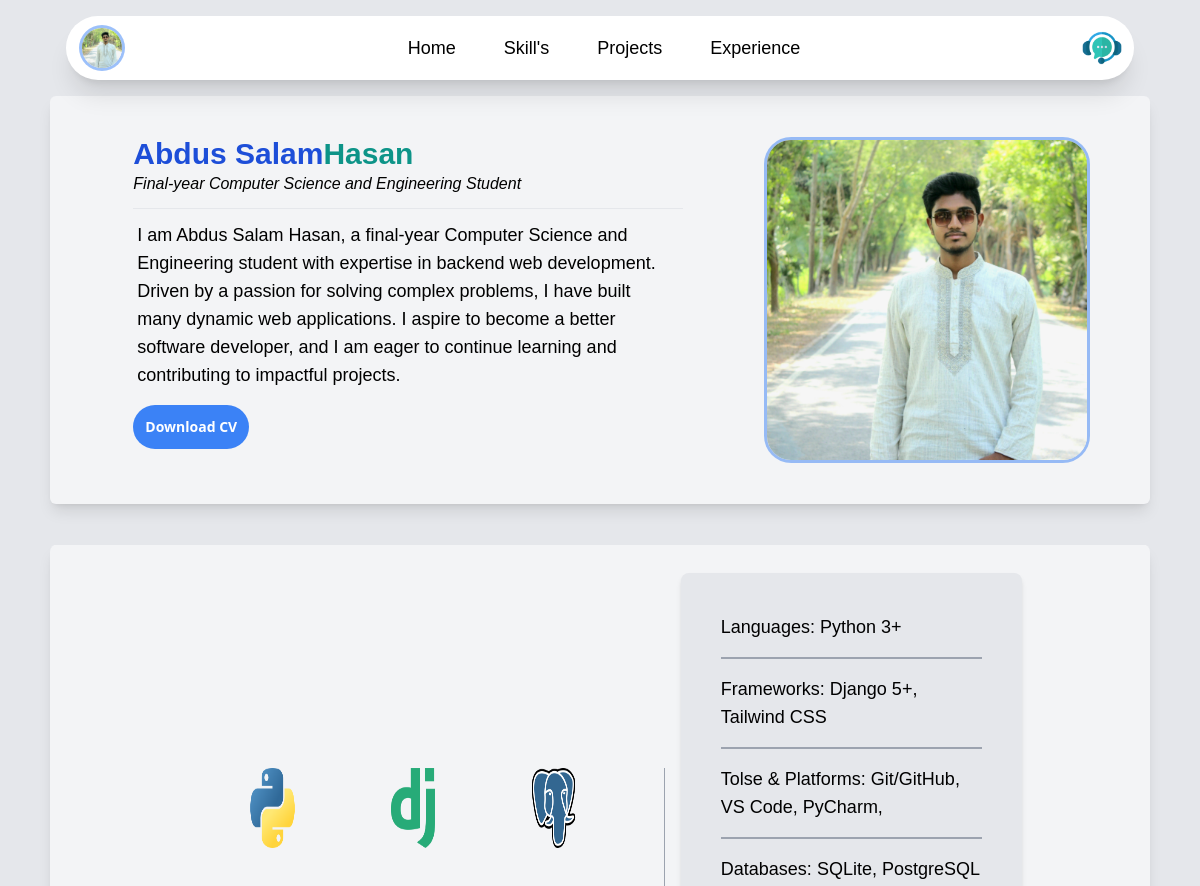
The app's page / (upper part), older data.
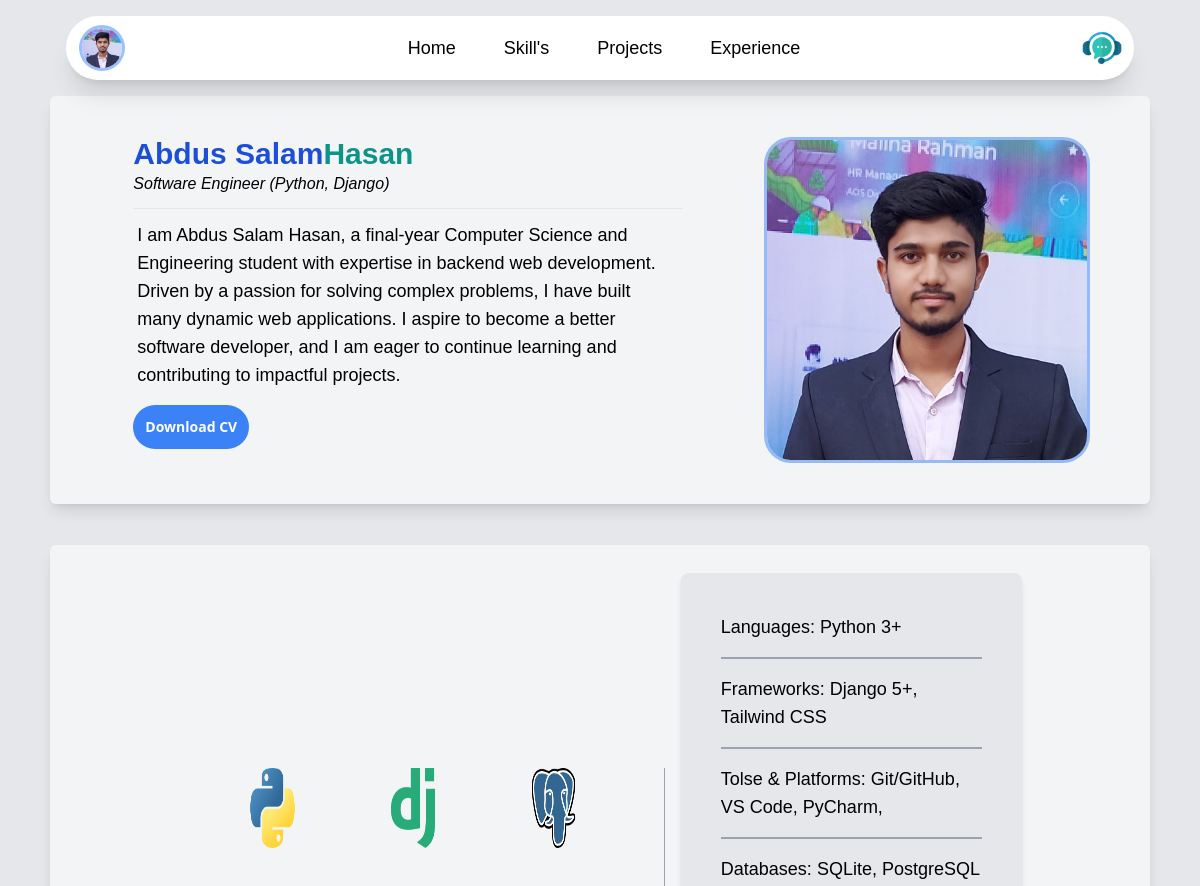
The same page, newer data.
### main/models.py (models this page shows)
class About(models.Model):
    first_name = models.CharField(max_length=200)
    last_name = models.CharField(max_length=200)
    email = models.EmailField(max_length=200, blank=True, null= True)
    phone = models.CharField(max_length=100, blank=True, null=True)
    education = models.CharField(max_length=400)
    description = models.TextField()
    CV = models.FileField(upload_to='cv')
    image = models.ImageField(upload_to='profile')
    status = models.BooleanField(default=True)

### main/views.py (the view)
# urls.py: path('', views.HomeView, name='home'),
def HomeView(request):
    if request.method == 'POST':
        form = ContactModelForm(request.POST)
        if form.is_valid():
            subject = 'New message from Portfolio'
            message_body = form.cleaned_data['message']
            from_email = form.cleaned_data['email']
            sender_name = form.cleaned_data['name']
            recipient_list = ['hasantechninja@gmail.com']
            message = f"Sender Name: {sender_name}\nSender Email: {from_email}\n\nMessage:\n{message_body}"
            send_mail(subject, message, from_email, recipient_list, fail_silently=False)
            messages.success(request, 'Successfully sent your message!')
            return redirect('home')
    else:
        form = ContactModelForm()
    about = About.objects.all()
    skill = Skill.objects.last()
    project = Projects.objects.all()
    SkillImages = SkillImage.objects.all()
    data = Footer.objects.all()
    today = date.today()
    year = today.year
    experiences = Experience.objects.all()
    experience_details = []
    for experience in experiences:
        days = experience.calculate_experience()
        years, remaining_days = experience.calculate_experience_years()
        experience_details.append({
            'experience': experience,
            'days': days,
            'years': years,
            'remaining_days': remaining_days,
        })
    context = {
        'about':about,
        'form':form,
        'data':data,
        'skill':skill,
        'project': project,
        'skimg': SkillImages,
        'experience':experience,
        'year':year,
        'experience_details':experience_details
    }
    return render(request, 'home.html', context)

### main/models.py (called while the page is built)
    def calculate_experience(self):
        end_date = self.end_date if self.end_date else date.today()
        duration = end_date - self.start_date
        return duration.days

    def calculate_experience_years(self):
        days = self.calculate_experience()
        years = days // 365
        remaining_days = days % 365
        return years, remaining_days

### main/templates/home.html (shortened to what this page needs)
{% extends "base.html" %}
{% load static %}
{% block content %}
{% for about in about %}
{% if about.status %}
    <div class="mb-10 lg:w-11/12 xl:w-11/12 mx-auto mt-5">
        <div id='home' class='my-2 md:flex lg:flex sm:justify-center lg:justify-evenly lg:items-center mt-24 sm:mt-24 md:mx-6 lg:mx-auto md:mt-24 shadow-sm sm:shadow-md md:shadow-lg lg:shadow-lg rounded-md bg-gray-100 py-8'>
            <div class='md:w-1/2 lg:w-1/2 mx-3 lg:mx-5'>
                <div class='text-2xl font-bold flex justify-start items-center space-x-0 sm:justify-normal lg:justify-normal'>
                    <h2 class='text-blue-700 lg:text-3xl'>{{about.first_name}}</h2>
                    <h2 class='text-teal-600 lg:text-3xl'>{{about.last_name}}</h2>
                </div>
                <div class='justify-start sm:justify-normal lg:justify-normal flex font'><i>{{about.education}}</i></div>
                <hr class='my-3 sm:my-3 lg:my-3'>
                <div class='mx-1 text-sm sm:text-base md:text-lg lg:text-lg '>
                    {{about.description}}
                </div>
                <div class='flex justify-center md:justify-start lg:justify-start'>
                    <button class='mt-2 bg-blue-500 hover:bg-blue-600 text-white rounded-full p-2 sm:p-3 font-sans font-bold text-xs sm:text-sm my-2 sm:my-4'>
                        <a href="{{about.CV.url}}" target="_blank" class='block'>Download CV</a>
                    </button>
                </div>
            </div>
            <div class='flex justify-center my-3'><img class='rounded-full size-52 md:size-60 lg:size-80 sm:rounded-3xl lg:rounded-3xl ring sm:ring md:aria-hidden:ring' src="{{about.image.url}}" alt=""></div>
        </div>
    </div>
{% endif %}
{% endfor %}
<div class='mx-0 md:mx-6 shadow-lg mt-6 rounded-lg bg-gray-100 mb-8 lg:w-11/12 xl:w-11/12 lg:mx-auto xl:mx-auto'>
    <hr>
    <div class='mx-2 flex flex-col md:flex md:flex-row lg:flex lg:flex-row md:justify-around md:items-center lg:justify-around lg:items-center lg:mx-32 py-5 '>
        <div class='md:w-1/2 lg:w-1/2 sm:text-center lg:text-center md:text-center xl:justify-center md:mx-6 lg:mx-6 xl:mx-6'>
            {% for img in skimg %}
                {% if img.status %}
                    {% if forloop.first or forloop.counter0|divisibleby:3 %}
                    <ul class='flex justify-center'>
                        {% endif %}
                            <li class='size-12 m-5 sm:size-16 md:size-20 lg:size-20 sm:mx-8 md:mx-8 lg:mx-12 flex w-1/3'>
                                <img class='flex justify-center' src="{{ img.image.url }}" alt="">
                            </li>
                        {% if forloop.counter|divisibleby:3 or forloop.last %}
                    </ul>
                    {% endif %}
                {% endif %}
            {% endfor %}
        </div>
            <div class='md:w-1/2 lg:w-1/2 py-2 flex justify-center items-center'>
                <ul class='bg-gray-200 p-4 rounded-lg shadow-md text-sm sm:text-base md:text-lg lg:text-lg md:p-6 lg:p-10 space-y-4'>
                {% if skill.programming_languages %}
                    <li>Languages: {{ skill.programming_languages }}</li>
                    <hr class="border-t-2 border-gray-400">
                {% endif %}
                {% if skill.frameworks %}
                    <li>Frameworks: {{ skill.frameworks }}</li>
                    <hr class="border-t-2 border-gray-400">
                {% endif %}
                {% if skill.tolse_and_platforms %}
                    <li>Tolse & Platforms: {{ skill.tolse_and_platforms }}</li>
                    <hr class="border-t-2 border-gray-400">
                {% endif %}
                {% if skill.databases %}
                    <li>Databases: {{ skill.databases }}</li>
                {% endif %}
            </ul>
        </div>
    </div>
</div>
{% endblock content %}

### main/templates/base.html (shortened to what this page needs)
<!DOCTYPE html>
{% load static %} {% load static tailwind_tags %}
<html lang="en">
  <head>
    <link rel="stylesheet" href="{% static "css/style.css" %}">
    {% tailwind_css %}
  </head>
  <body class="bg-gray-200 " id='about'>
<div class='lg:w-11/12 lg:mx-auto fixed top-0 left-0 right-0 z-50'>
  <nav class="bg-white md:rounded-full lg:rounded-full justify-center items-center py-3 shadow-xl md:mx-4 lg:mx-4 mt-4">
    <div class="flex justify-between items-center mx-3 text-lg">
      {% for about in about %}
      {% if about.status %}
      <ul class="flex-shrink-0">
        <li><a href="#home"><img class='w-10 h-10 rounded-full ring md:mx-1' src="{{ about.image.url }}" alt="Logo"></a></li>
      </ul>
      {% endif %}
      {% endfor %}
      <ul class="flex space-x-2 sm:space-x-8 lg:space-x-12 text-sm sm:text-lg md:text-lg lg:text-lg">
        <li><a class='hover:text-red-500' href="#home">Home</a></li>
        <li><a class='hover:text-red-500' href="#skill">Skill's</a></li>
        <li><a class='hover:text-red-500' href="#project">Projects</a></li>
        {% if experience %}
        <li><a class='hover:text-red-500' href="#experience">Experience</a></li>
        {% endif %}
      </ul>
      <ul class="flex-shrink-0 space-x-2">
        <li><a href="#contact"><img class='w-10 h-10' src="{% static "image/contact.png" %}" alt="Contact Icon"></a></li>
      </ul>
    </div>
  </nav>
</div>
     {% block content %}{% endblock content %}
  </body>
</html>

Row changes from the older to the newer data that the page shows:
changed About "Abdus Salam": image: a different picture; education "Final-year Computer Science and Engineering Student" → "Software Engineer (Python, Django)"
